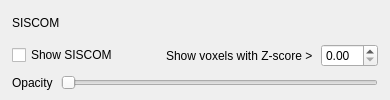
                                        <widget class="QFrame" name="card3DSISCOM">
                                         <property name="frameShape">
                                          <enum>QFrame::Shape::NoFrame</enum>
                                         </property>
                                         <layout class="QVBoxLayout" name="card3DSISCOMLayout">
                                          <property name="spacing">
                                           <number>8</number>
                                          </property>
                                          <property name="leftMargin">
                                           <number>12</number>
                                          </property>
                                          <property name="topMargin">
                                           <number>10</number>
                                          </property>
                                          <property name="rightMargin">
                                           <number>12</number>
                                          </property>
                                          <property name="bottomMargin">
                                           <number>10</number>
                                          </property>
                                          <item>
                                           <widget class="QLabel" name="lbl3DSISCOMCard">
                                            <property name="text">
                                             <string>SISCOM</string>
                                            </property>
                                           </widget>
                                          </item>
                                          <item>
                                           <layout class="QHBoxLayout" name="horizontalLayout_57">
                                            <property name="spacing">
                                             <number>8</number>
                                            </property>
                                            <item>
                                             <widget class="QCheckBox" name="chk_3d_showSISCOM">
                                              <property name="text">
                                               <string>Show SISCOM</string>
                                              </property>
                                             </widget>
                                            </item>
                                            <item>
                                             <spacer name="horizontalSpacer_33">
                                              <property name="orientation">
                                               <enum>Qt::Orientation::Horizontal</enum>
                                              </property>
                                              <property name="sizeHint" stdset="0">
                                               <size>
                                                <width>40</width>
                                                <height>20</height>
                                               </size>
                                              </property>
                                             </spacer>
                                            </item>
                                            <item>
                                             <widget class="QLabel" name="lbl_3d_siscomZInfo">
                                              <property name="text">
                                               <string>Show voxels with Z-score &gt;</string>
                                              </property>
                                             </widget>
                                            </item>
                                            <item>
                                             <widget class="QDoubleSpinBox" name="dsb_3d_siscomZthr"/>
                                            </item>
                                           </layout>
                                          </item>
                                          <item>
                                           <layout class="QHBoxLayout" name="horizontalLayout_59">
                                            <property name="spacing">
                                             <number>8</number>
                                            </property>
                                            <item>
                                             <widget class="QLabel" name="label_34">
                                              <property name="text">
                                               <string>Opacity</string>
                                              </property>
                                             </widget>
                                            </item>
                                            <item>
                                             <widget class="QSlider" name="sld_3d_siscomOpacity">
                                              <property name="orientation">
                                               <enum>Qt::Orientation::Horizontal</enum>
                                              </property>
                                             </widget>
                                            </item>
                                           </layout>
                                          </item>
                                         </layout>
                                        </widget>
